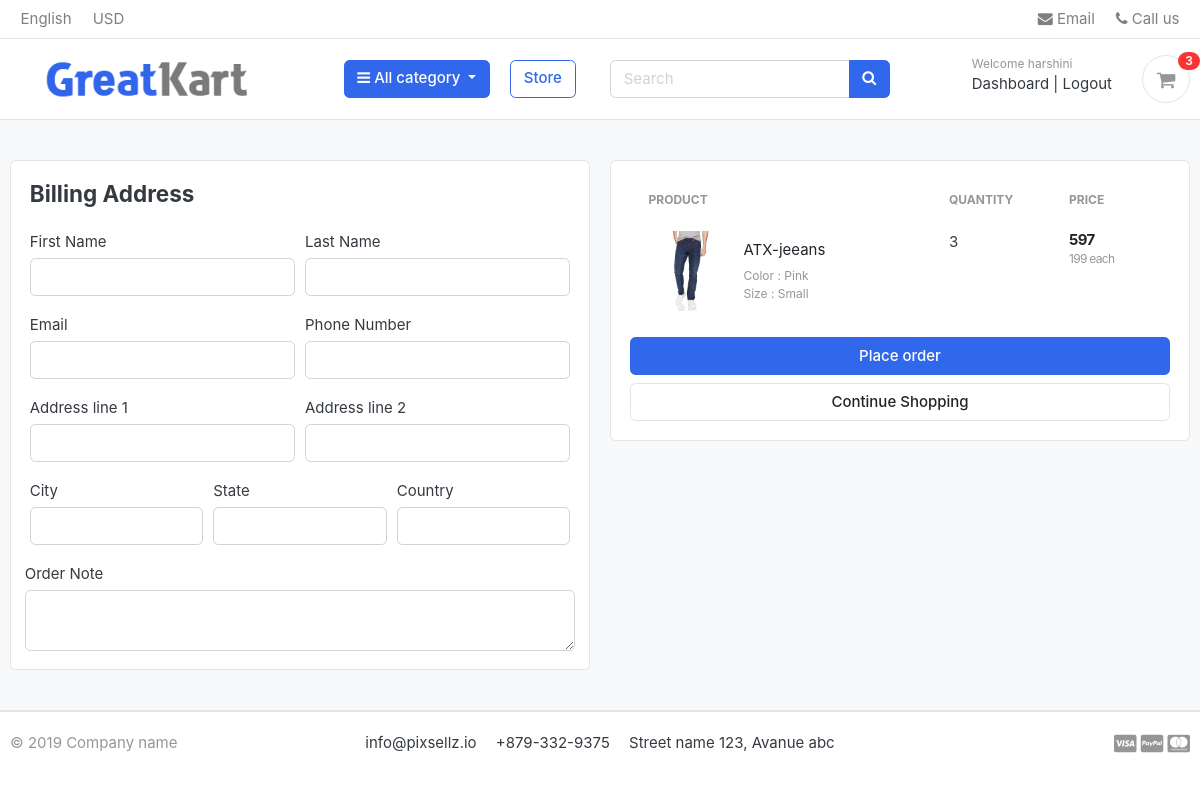
The app's page /cart/checkout/ (signed in), older data.
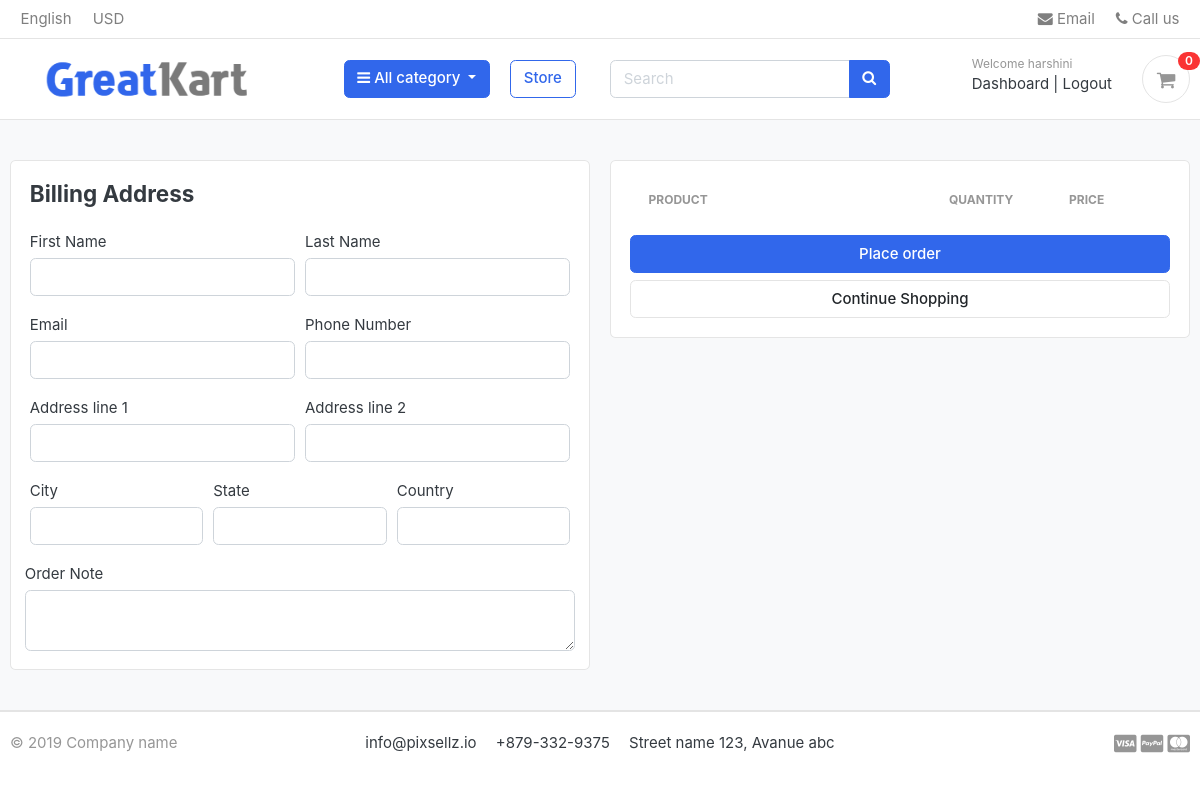
The same page, newer data.
### carts/models.py (models this page shows)
class CardItem(models.Model):
    user=models.ForeignKey(Account, on_delete=models.CASCADE,null=True)
    Product = models.ForeignKey(product, on_delete=models.CASCADE)
    variations=models.ManyToManyField(Variations,blank=True)
    cart = models.ForeignKey(Cart, on_delete=models.CASCADE,null=True)
    quantity = models.IntegerField()
    is_active = models.BooleanField(default=True)
    def sub_total(self):
        return self.Product.price * self.quantity
    def __unicode__(self):
        return str(self.Product)

### store/models.py (models this page shows, shortened)
class product(models.Model):
    product_name = models.CharField(max_length=50, unique=True)
    slug = models.SlugField(max_length=100, unique=True)
    description = models.TextField(max_length=255, blank=True)
    price = models.IntegerField()
    images = models.ImageField(upload_to='photos_products/', blank=True)
    stock = models.IntegerField()
    is_avaliable = models.BooleanField(default=True)
    category = models.ForeignKey(Category, on_delete=models.CASCADE, null=True, blank=True)
    created_date = models.DateTimeField(auto_now_add=True)
    Modified_date = models.DateTimeField(auto_now=True)
    def get_url(self):
        return reverse('product_detail', args=[self.category.slug, self.slug])
    def __str__(self):
        return self.product_name

class Variations(models.Model):
    product=models.ForeignKey(product,on_delete=models.CASCADE)
    variation_category=models.CharField(max_length=100,choices=varitaion_category_choice)
    variation_value=models.CharField(max_length=100)
    is_active=models.BooleanField(default=True)
    created_date = models.DateTimeField(auto_now_add=True)
    objects=VariationManager()

### carts/views.py (the view)
# urls.py: path('checkout/',views.checkout,name='checkout'),
@login_required(login_url='login')
def checkout(request,total=0, quantity=0, cart_items=None):
    try:
        if request.user.is_authenticated:
            cart_items = CardItem.objects.filter(
                user=request.user,
                is_active=True
            )
        else:
            cart = Cart.objects.get(cart_id=_cart_id(request))
            cart_items = CardItem.objects.filter(
                cart=cart,
                is_active=True
            )
        for cart_item in cart_items:
            total += (
                cart_item.Product.price *
                cart_item.quantity
            )
            quantity += cart_item.quantity
        tax = (2 * total) / 100
        grand_total = total + tax
    except ObjectDoesNotExist:
        cart_items = []
        tax = 0
        grand_total = 0
    context = {
        'total': total,
        'quantity': quantity,
        'cart_items': cart_items,
        'tax': tax,
        'grand_total': grand_total,
    }
    return render(request,'store/checkout.html',context)

### carts/context_processors.py (called while the page is built)
def counter(request):
    cart_count = 0
    print("Counter called")
    if 'admin' in request.path:
        return {}
    if request.user.is_authenticated:
        cart_items = CardItem.objects.filter(user=request.user)
    else:
        try:
            cart = Cart.objects.get(cart_id=_cart_id(request))
            cart_items = CardItem.objects.filter(cart=cart)
        except Cart.DoesNotExist:
            cart_items = []
    print("Items:", cart_items)
    for item in cart_items:
        print(item.id, item.quantity)
        cart_count += item.quantity
    print("Cart Count =", cart_count)
    return {'cart_count': cart_count}

### category/context_processors.py (called while the page is built)
def menu_links(request):
    links=Category.objects.all()
    return dict(links=links)

### category/models.py (called while the page is built)
    def get_url(self):
        return reverse('products_by_category',args=[self.slug])

### greatkart/templates/store/checkout.html (shortened to what this page needs)
{% extends 'base.html' %}
{% load static %}
{% block content%}
<section class="section-content padding-y bg">
<div class="container">
<div class="row">
	<aside class="col-lg-6">
<div class="card">
    <div class="card-body">
        <h4 class="card-title mb-4">Billing Address</h4>
        <form action="{% url 'place_order' %}" method="POST">
            <div class="form-row">
                <div class="col form-group">
                    <label for="">First Name</label>
                    <input type="text" name="first_name" class="form-control" required>
                </div>
                 <div class="col form-group">
                    <label for="">Last Name</label>
                    <input type="text" name="last_name" class="form-control" required>
                </div>
            </div>
            <div class="form-row">
                <div class="col form-group">
                    <label for="">Email</label>
                    <input type="email" name="email" class="form-control" required>
                </div>
                 <div class="col form-group">
                    <label for="">Phone Number</label>
                    <input type="text" name="phone" class="form-control" required>
                </div>
            </div>
            <div class="form-row">
                <div class="col form-group">
                    <label for="">Address line 1</label>
                    <input type="text" name="address_line_1" class="form-control" required>
                </div>
                 <div class="col form-group">
                    <label for="">Address line 2</label>
                    <input type="text" name="address_line_2" class="form-control">
                </div>
            </div>
            <div class="form-row">
                <div class="col form-group">
                    <label for="">City</label>
                    <input type="text" name="city" class="form-control" required>
                </div>
                 <div class="col form-group">
                    <label for="">State</label>
                    <input type="text" name="state" class="form-control">
                </div>
                <div class="col form-group">
                    <label for="">Country</label>
                    <input type="text" name="country" class="form-control">
                </div>
                 </div>
                <div class="form-row">
                    <label for="">Order Note</label>
                    <textarea name="order_note" rows=2 class="form-control" ></textarea>
                </div>
    </div>
</div>
	</aside>
	<aside class="col-lg-6">
		<div class="card">
		<div class="card-body">
            <table class="table table-borderless table-shopping-cart">
<thead class="text-muted">
<tr class="small text-uppercase">
  <th scope="col">Product</th>
  <th scope="col" width="120">Quantity</th>
  <th scope="col" width="120">Price</th>
</tr>
</thead>
<tbody>
{% for cart_item in cart_items %}
<tr>
	<td>
		<figure class="itemside align-items-center">
			<div class="aside"><img src="{{cart_item.Product.images.url}}" class="img-sm"></div>
			<figcaption class="info">
            <a href="{{ cart_item.Product.get_url }}" class="title text-dark">{{ cart_item.Product.product_name }}</a>
<p class="text-muted small">
        {% if cart_item.variations.exists %}
        {% for item in cart_item.variations.all %}
            {{ item.variation_category|capfirst }} :
            {{ item.variation_value|capfirst }} <br>
        {% endfor %}
    {% endif %}
</p>
			</figcaption>
		</figure>
	</td>
	<td>
         <label for="">{{cart_item.quantity}}</label>
	</td>
	<td>
		<div class="price-wrap">
			<var class="price">{{ cart_item.sub_total }}</var>
			<small class="text-muted"> {{ cart_item.Product.price }} each </small>
		</div>
	</td>
</tr>
{% endfor %}
</tbody>
</table>
        <button type="submit" name="submit" class="btn btn-primary btn-block">Place order</button>
		<a href="{% url 'store' %}" class="btn btn-light btn-block">Continue Shopping</a>
		</div>
		</div>
</aside>
</div>
</div>
</section>
{% endblock %}

### greatkart/templates/includes/navbar.html (shortened to what this page needs)
{% load static%}
<header class="section-header">
<nav class="navbar p-md-0 navbar-expand-sm navbar-light border-bottom">
<div class="container">
  <div class="collapse navbar-collapse" id="navbarTop4">
    <ul class="navbar-nav mr-auto">
    	<li class="nav-item dropdown">
		 	<a href="#" class="nav-link">   English </a>
		</li>
		<li class="nav-item dropdown">
			<a href="#" class="nav-link"> USD </a>
		</li>
    </ul>
    <ul class="navbar-nav">
		<li><a href="#" class="nav-link"> <i class="fa fa-envelope"></i> Email </a></li>
		<li><a href="#" class="nav-link"> <i class="fa fa-phone"></i> Call us </a></li>
	</ul>
  </div>
</div>
</nav>
<section class="header-main border-bottom">
	<div class="container">
<div class="row align-items-center">
	<div class="col-lg-2 col-md-3 col-6 flex-grow-0 pl-5">
		<a href="./" class="brand-wrap">
			<a href="{% url 'home' %}"><img src="{% static 'images/logo.png' %}" style="max-height:50px;"></a>
		</a>
	</div>
	     <div class="col-lg-3 col-md-3 col-sm-12">
			<div class="category-wrap dropdown d-inline-block float-right" style="margin-left:50px;">
			<button type="button" class="btn btn-primary dropdown-toggle" data-toggle="dropdown">
				<i class="fa fa-bars"></i> All category
			</button>
		</div>
	</div>
	<div class="col-lg-1 col-md-2 col-sm-12">
	<a href="{% url 'store' %}" class="btn btn-outline-primary">Store</a>
	</div>
	<div class="col-lg  col-md-5 col-sm-12">
		<form action="{% url 'search'%}" class="search" method="GET">
			<div class="input-group w-100">
			    <input type="text" class="form-control" style="width:60%;" placeholder="Search" name="keyword">
			    <div class="input-group-append">
			      <button class="btn btn-primary" type="submit">
			        <i class="fa fa-search"></i>
			      </button>
			    </div>
		    </div>
		</form>
	</div>
	<div class="col-lg-3 col-sm-6 col-8 order-2 order-lg-3">
				<div class="d-flex justify-content-end mb-3 mb-lg-0">
					{% if user.is_authenticated %}
<div class="widget-header">
    <small class="title text-muted">Welcome {{ user.first_name }}</small>
    <div>
        <a href="{% url 'dashboard' %}">Dashboard</a>
        <span class="dark-transp"> | </span>
        <a href="{% url 'logout' %}">Logout</a>
    </div>
</div>
{% endif %}
					<a href="{% url 'cart' %}" class="widget-header pl-3 ml-3">
						<div class="icon icon-sm rounded-circle border"><i class="fa fa-shopping-cart"></i></div>
						<span class="badge badge-pill badge-danger notify">{{cart_count}}</span>
					</a>
				</div>
			</div>
</div>
	</div>
</section>
</header>

Row changes from the older to the newer data that the page shows:
removed CardItem: Product.images (picture), Product.product_name "ATX-jeeans", quantity "3", sub_total "597", Product.price "199"
no longer on this page (row unchanged): Variations: variation_category "Color", variation_value "Pink"
no longer on this page (row unchanged): Variations: variation_category "Size", variation_value "Small"
Text that changed along with them:
{{ cart_count }}: "3" → "0"
